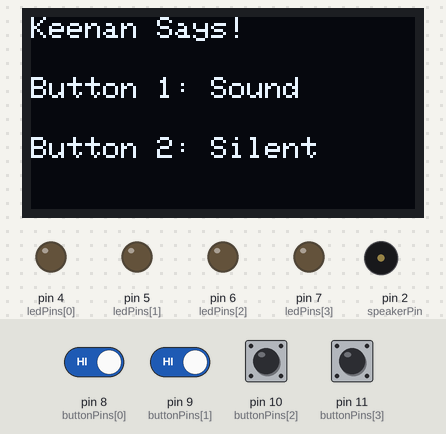
A sketch run on a simulated Arduino Uno, built with avr-gcc and run on an emulated ATmega328P. On the bench: 128×64 one-colour display, output pins drawn as LEDs (lit = HIGH), buzzer (waves = sounding). Inputs (shaded band) come from the test bench; at power-on: pin 8 (buttonPins[0]), pin 9 (buttonPins[1]), pin 10 (buttonPins[2]), pin 11 (buttonPins[3]) HIGH. Random numbers use the default seed unless the sketch sets one; EEPROM starts erased.

Above: at 1.2 s.
1.3 s: pin 10 (buttonPins[2]) pulled LOW for 0.15 s
At 1.8 s:
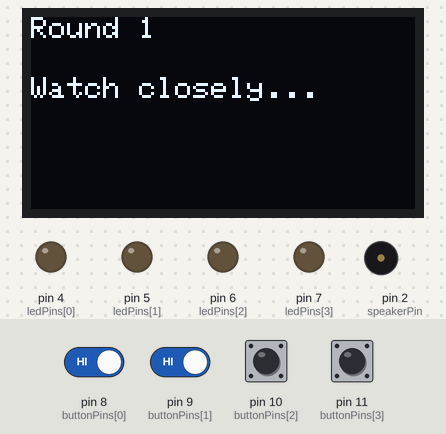
2.0 s: pin 11 (buttonPins[3]) pulled LOW for 1 s
At 5.1 s:
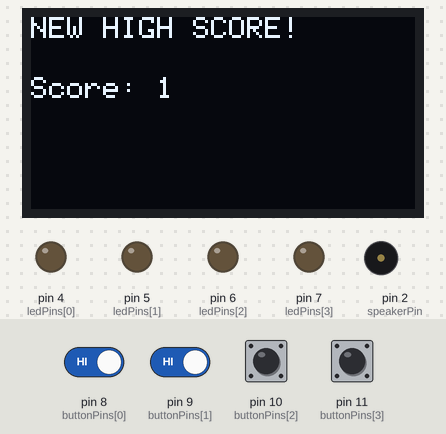
5.7 s: pin 8 (buttonPins[0]) driven LOW and pin 9 (buttonPins[1]) driven LOW
At 8.6 s:
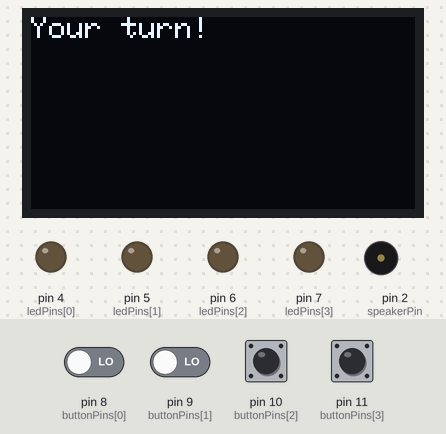
8.7 s: pin 8 (buttonPins[0]) driven HIGH
At 12.8 s:
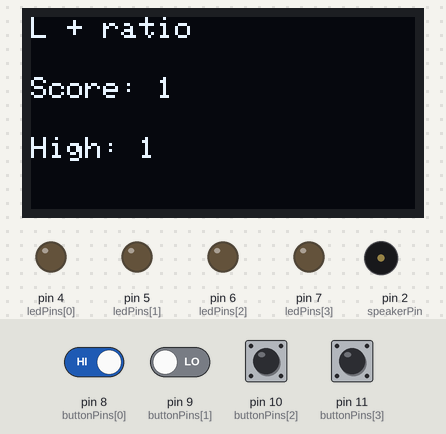
14.7 s: pin 8 (buttonPins[0]) driven LOW
At 16.4 s:
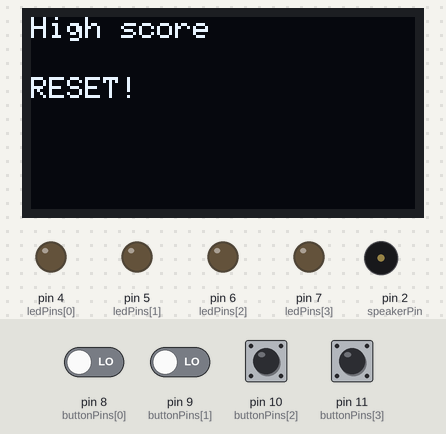
Timing chart, 0 to 17.9 s (numbered marks = the images above; inputs shaded):
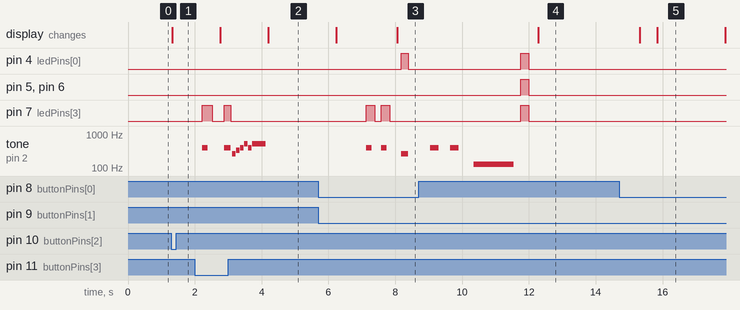

Measured:
- after the input at 1.3 s, the display: changes at once (image 1)
- after the input at 5.7 s, pin 4 (ledPins[0]): LOW → HIGH after 2.5 s, → LOW 0.20 s later
- after the input at 8.7 s, pin 4 (ledPins[0]), pin 5 (ledPins[1]), pin 6 (ledPins[2]), pin 7 (ledPins[3]): LOW → HIGH after 3.1 s, → LOW 0.25 s later; tone on pin 2 (speakerPin): plays 392 Hz for 0.25 s, 392 Hz for 0.25 s, 131 Hz for 1.2 s, starting after 0.35 s; the display: changes after 3.6 s (image 4)
- by itself, tone on pin 2 (speakerPin): plays 392 Hz for 0.16 s, 392 Hz for 0.20 s, 262 Hz for 0.10 s, 330 Hz for 0.10 s, 392 Hz for 0.10 s, 523 Hz for 0.10 s … (8 notes in this stretch)

The sketch:

simon_says.ino
```cpp
/* "Simon Says!" custom PCB memory game

 Keenan Murnion, 07/01/2026

The game consists of 4 LED's (Red, blue, yellow, green) that light up in a pattern.
After each LED sequence, the user must select the corresponding buttons in which
the lights appeared.

When you get the sequence right a happy beep will play
When a wrong sequence is inserted a sad tone will play

The original code and idea is from Arduino_Scuola on the Arduino Project Hub
https://projecthub.arduino.cc/Arduino_Scuola/a-simple-simon-says-game-6f7fef

The original code and project has been modified significantly by I.
The code now includes an OLED display that displays winning/losing messages,
as well as keeps track of the all-time high score throughout uses.

Additionally, the entire game is now mounted onto a custom built PCB, with
its own power source, making it an entirely mobile game

*/

// Display Libraries
#include <Wire.h>
#include <Adafruit_GFX.h>
#include <Adafruit_SH110X.h>
#include <EEPROM.h>

// Display definitions
#define SCREEN_WIDTH 128
#define SCREEN_HEIGHT 64
Adafruit_SH1106G display(SCREEN_WIDTH, SCREEN_HEIGHT, &Wire);


#define NOTE_C4 262
#define NOTE_D4 294
#define NOTE_E4 330
#define NOTE_G4 392
#define NOTE_C5 523
#define NOTE_C3 131

// Notes to play
int notes[] = { NOTE_C4, NOTE_D4, NOTE_E4, NOTE_G4 };
//Pins used for buttons
const int buttonPins[] = {8, 9, 10, 11 };
const int buttonCount = 4;//You could add more buttons and tones
const int actualSpeakerPin = 3;//Track speaker pin, but be able to turn it off
int speakerPin = actualSpeakerPin;
const int unusedPin = 2;
//Pins used for LEDs
const int ledPins[] = {4, 5, 6, 7};


const int startSpeed = 300;//If you think its too slow, easily adjustable
const int minSpeed = 50;//If you don't stop it here, it is too fast

const int MAX_LEVEL = 20;
byte sequence[MAX_LEVEL];
byte your_sequence[MAX_LEVEL];
int level  = 1;
int highScore = 0;
int velocity = startSpeed;

const char* win_messages[] = {
  "Good job!",
  "Keep going!",
  "Can you beat the high score?",
  "Great work!",
  "Awesome!"
};

const char* lose_messages[] = {
  "Cooked",
  "McFraud!",
  "Idiot..",
  "LMAOOO",
  "L + ratio"
};

void showText(const char* line1, const char* line2 = "", const char* line3 = ""){
  display.clearDisplay();
  display.setTextSize(1);
  display.setTextColor(SH110X_WHITE);
  display.setCursor(0, 0);
  display.println(line1);
  if (strlen(line2) > 0) {
    display.setCursor(0, 20);
    display.println(line2);
  }
  if (strlen(line3) > 0) {
    display.setCursor(0, 40);
    display.println(line3);
  }
  display.display();
}

void showScore() {
  display.clearDisplay();
  display.setTextSize(1);
  display.setTextColor(SH110X_WHITE);
  display.setCursor(0, 0);
  display.print("Score: ");
  display.println(level - 1);
  display.setCursor(0, 20);
  display.print("High Score: ");
  display.println(highScore);
  display.display();
}


void setup() {
  //Using a for loop to set all the pins as input
  for (int i = 0; i < buttonCount; i++) {
    pinMode(buttonPins[i], INPUT_PULLUP);
  }
  //LED output pins
  for (int i = 0; i < buttonCount; i++) {
    pinMode(ledPins[i], OUTPUT);
    //Start them off
    digitalWrite(ledPins[i], LOW);
  }


display.begin(0x3C, true);

// Loading high score from EEPROM
highScore = EEPROM.read(0);
if (highScore == 255) highScore = 0;

showText("Keenan Says!", "Button 1: Sound", "Button 2: Silent");

}

void loop()
{
// Secret reset: hold buttons 3 and 4 together
  if (level == 1 &&
      digitalRead(buttonPins[0]) == LOW &&
      digitalRead(buttonPins[1]) == LOW) {
    delay(500); // hold for half a second to confirm
    if (digitalRead(buttonPins[0]) == LOW &&
        digitalRead(buttonPins[1]) == LOW) {
      EEPROM.write(0, 0);
      highScore = 0;
      showText("High score", "RESET!");
      delay(2000);
      showText("Keenan Says!", "Button 1: Sound", "Button 2: Silent");
      while (digitalRead(buttonPins[0]) == LOW ||
             digitalRead(buttonPins[1]) == LOW) { delay(10); }
    }
  }


  if  (level == 1)
  generate_sequence();//generate a sequence;

  if (digitalRead(buttonPins[3])  == LOW) //If first button is pressed or if you're winning
  {
    //Start game normally with buzzer
    speakerPin = 3;
  show_sequence();    //show the sequence
  get_sequence();     //wait for your sequence
  }else if (digitalRead(buttonPins[2])  == LOW) //If 2nd button pressed
  {
    //Start game silently
    speakerPin = 2; //Disable speaker
  show_sequence();    //show the sequence
  get_sequence();     //wait for your sequence
  }else if (level != 1) //Or if winning
  {
  show_sequence();    //show the sequence
  get_sequence();     //wait for your sequence
  }
}

void show_sequence(){
  char buf[20];
  sprintf(buf, "Round %d", level);
  showText(buf, "Watch closely...");
  delay(800);

  //Start off
  allLow();
  delay(100);
  //Show the sequence
  for (int i = 0; i < level; i++){
    digitalWrite(ledPins[sequence[i]], HIGH); // Use index, not pin number
    tone(speakerPin, notes[sequence[i]], 160);
    delay(velocity);
    digitalWrite(ledPins[sequence[i]], LOW);
    noTone(speakerPin);
    delay(200);
  }

  showText("Your turn!");
  delay(100);
}

void get_sequence() {
  for (int i = 0; i < level; i++) {
    bool pressed = false;
    while (!pressed) {
      for (int j = 0; j < buttonCount; j++) {
        if (digitalRead(buttonPins[j]) == LOW) {
          delay(20); // debounce: wait for signal to settle
          if (digitalRead(buttonPins[j]) == LOW) { // confirm still pressed
            digitalWrite(ledPins[j], HIGH);
            tone(speakerPin, notes[j]);
            your_sequence[i] = j;
            delay(200); // LED/sound feedback
            digitalWrite(ledPins[j], LOW);
            noTone(speakerPin);
            // Wait for button release to avoid double press
            while (digitalRead(buttonPins[j]) == LOW) { delay(10); }
            delay(50); // debounce: wait after release
            pressed = true;
            if (your_sequence[i] != sequence[i]) {
              wrong_sequence();
              return;
            }
            break;
          }
        }
      }
    }
  }
  right_sequence();
}

void generate_sequence(){
  //Generate a random sequence
  randomSeed(millis());
  for (int i = 0; i < MAX_LEVEL; i++)
  {
    sequence[i]  = random(0, buttonCount); // Store index (0-3)
  }
}

void wrong_sequence(){
  int score = level - 1;

  delay(300);
  tone(speakerPin, NOTE_G4, 250);
  delay(400);
  delay(200);
  tone(speakerPin, NOTE_G4, 250);
  delay(400);
  delay(300);
  tone(speakerPin, NOTE_C3, 1200);
  delay(1400);
  noTone(speakerPin);

  allHigh();
  delay(250);
  allLow();
  delay(250);

  const char* msg = lose_messages[random(0, 5)];
  char scoreBuf[20];
  sprintf(scoreBuf, "Score: %d", score);

  if (score > highScore) {
    highScore = score;
    EEPROM.write(0, highScore);

    showText(msg, scoreBuf, "NEW HIGH SCORE!");
  } else {
    char hsBuf[20];
    sprintf(hsBuf, "High: %d", highScore);
    showText(msg, scoreBuf, hsBuf);
  }

  delay(3000);
  showText("Keenan Says!", "Button 1: Sound", "Button 2: Silent");

  level = 1;
  velocity = startSpeed;
}

void right_sequence(){
  int score = level;

  if (score > highScore) {
    highScore = score;
    EEPROM.write(0, highScore);

    // High score fanfare - different from normal win sound
    tone(speakerPin, NOTE_C4, 100);
    delay(120);
    tone(speakerPin, NOTE_E4, 100);
    delay(120);
    tone(speakerPin, NOTE_G4, 100);
    delay(120);
    tone(speakerPin, NOTE_C5, 100);
    delay(120);
    tone(speakerPin, NOTE_G4, 100);
    delay(120);
    tone(speakerPin, NOTE_C5, 400);
    delay(450);
    noTone(speakerPin);

    char scoreBuf[20];
    sprintf(scoreBuf, "Score: %d", score);
    showText("NEW HIGH SCORE!", scoreBuf);
    delay(2000);
  } else {
    // Normal win
    tone(speakerPin, NOTE_C4, 100);
    delay(120);
    tone(speakerPin, NOTE_E4, 100);
    delay(120);
    tone(speakerPin, NOTE_C5, 250);
    delay(300);
    noTone(speakerPin);

    const char* msg = win_messages[random(0, 5)];
    char scoreBuf[20];
    sprintf(scoreBuf, "Score: %d", score);
    showText(msg, scoreBuf);
    delay(1500);
  }

  if (level < MAX_LEVEL)
    level++;

  velocity -= 50;
  if (velocity < minSpeed) {
    velocity = minSpeed;
  }
}
void allHigh(){
  for (int i = 0; i < buttonCount; i++) {
    digitalWrite(ledPins[i], HIGH);
  }
}
void allLow(){
  for (int i = 0; i < buttonCount; i++) {
    digitalWrite(ledPins[i], LOW);
  }
}
```
